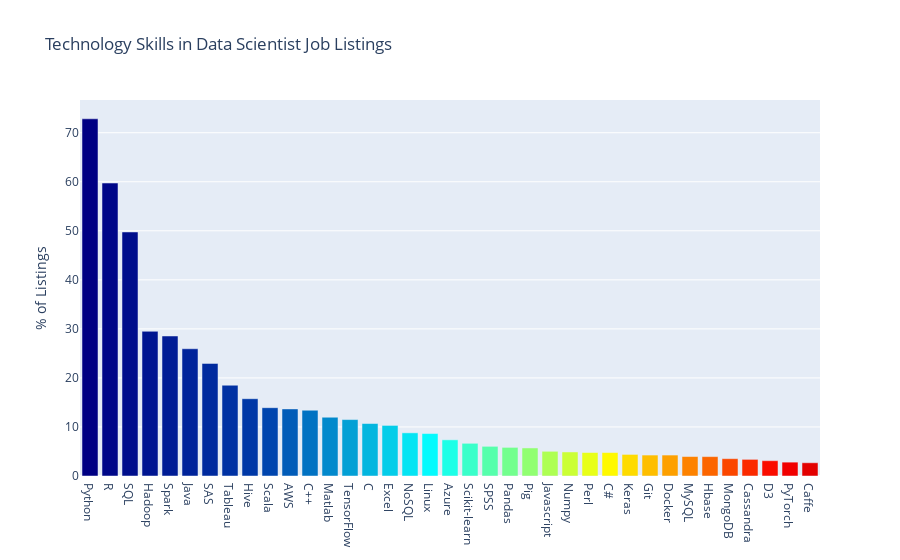

Here is the notebook cell this chart was saved with:
### Markdown cell above
## Let's chart the full list and then the top 20.

### Code cell
cmax=200
cmin=50
color_s = np.linspace(cmin, cmax, 44)

data = [
    go.Bar(
        x=df.index,          
        y=df['avg_percent'],
        marker=dict(
            colorscale='Jet',
            color=color_s,
        ),
    )
]

layout = dict(
    title="Technology Skills in Data Scientist Job Listings",
    yaxis=dict(title="% of Listings",)
)

fig = go.Figure(data=data, layout=layout)
py.iplot(fig)

### Figure 1 — Plotly figure (JSON) as saved in the notebook; plotly's stock layout.template omitted (floating-point values rounded to 4 significant figures)
{"data": [{"marker": {"color": [50, 53.49, 56.98, 60.47, 63.95, 67.44, 70.93, 74.42, 77.91, 81.4, 84.88, 88.37, 91.86, 95.35, 98.84, 102.3, 105.8, 109.3, 112.8, 116.3, 119.8, 123.3, 126.7, 130.2, 133.7, 137.2, 140.7, 144.2, 147.7, 151.2, 154.7, 158.1, 161.6, 165.1, 168.6, 172.1, 175.6, 179.1, 182.6, 186.0, 189.5, 193.0, 196.5, 200], "colorscale": [[0, "rgb(0,0,131)"], [0.2, "rgb(0,60,170)"], [0.4, "rgb(5,255,255)"], [0.6, "rgb(255,255,0)"], [0.8, "rgb(250,0,0)"], [1, "rgb(128,0,0)"]]}, "type": "bar", "x": ["Python", "R", "SQL", "Hadoop", "Spark", "Java", "SAS", "Tableau", "Hive", "Scala", "AWS", "C++", "Matlab", "TensorFlow", "C", "Excel", "NoSQL", "Linux", "Azure", "Scikit-learn", "SPSS", "Pandas", "Pig", "Javascript", "Numpy", "Perl", "C# ", "Keras", "Git", "Docker", "MySQL", "Hbase", "MongoDB", "Cassandra", "D3", "PyTorch", "Caffe"], "y": [72.84, 59.74, 49.76, 29.51, 28.55, 25.95, 22.96, 18.51, 15.76, 13.93, 13.68, 13.41, 11.98, 11.51, 10.7, 10.31, 8.8, 8.659, 7.378, 6.667, 6.049, 5.837, 5.723, 5.037, 4.903, 4.793, 4.783, 4.399, 4.271, 4.271, 3.969, 3.954, 3.534, 3.393, 3.122, 2.827, 2.702]}], "layout": {"title": {"text": "Technology Skills in Data Scientist Job Listings"}, "yaxis": {"title": {"text": "% of Listings"}}}}
